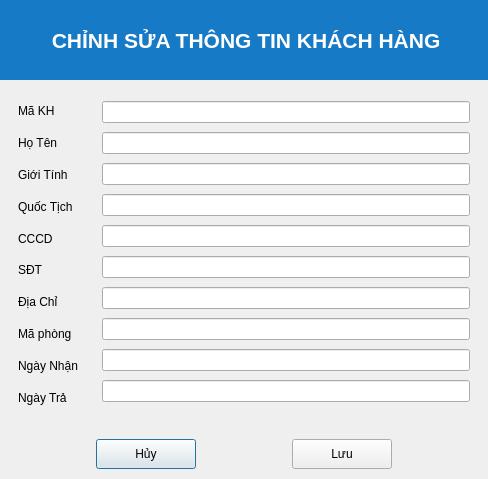
<?xml version="1.0" encoding="UTF-8"?>
<ui version="4.0">
 <class>Dialog</class>
 <widget class="QDialog" name="Dialog">
  <property name="geometry">
   <rect>
    <x>0</x>
    <y>0</y>
    <width>488</width>
    <height>479</height>
   </rect>
  </property>
  <property name="windowTitle">
   <string>Dialog</string>
  </property>
  <layout class="QVBoxLayout" name="verticalLayout">
   <property name="spacing">
    <number>0</number>
   </property>
   <property name="leftMargin">
    <number>0</number>
   </property>
   <property name="topMargin">
    <number>0</number>
   </property>
   <property name="rightMargin">
    <number>0</number>
   </property>
   <property name="bottomMargin">
    <number>0</number>
   </property>
   <item>
    <widget class="QWidget" name="widget" native="true">
     <property name="minimumSize">
      <size>
       <width>0</width>
       <height>80</height>
      </size>
     </property>
     <property name="maximumSize">
      <size>
       <width>16777215</width>
       <height>80</height>
      </size>
     </property>
     <layout class="QGridLayout" name="gridLayout">
      <property name="leftMargin">
       <number>0</number>
      </property>
      <property name="topMargin">
       <number>0</number>
      </property>
      <property name="rightMargin">
       <number>0</number>
      </property>
      <property name="bottomMargin">
       <number>0</number>
      </property>
      <property name="spacing">
       <number>0</number>
      </property>
      <item row="0" column="0">
       <widget class="QWidget" name="widget_6" native="true">
        <property name="minimumSize">
         <size>
          <width>0</width>
          <height>60</height>
         </size>
        </property>
        <property name="maximumSize">
         <size>
          <width>16777215</width>
          <height>100</height>
         </size>
        </property>
        <property name="styleSheet">
         <string notr="true">QWidget {
    background-color: #177ac6;  /* Màu nền xanh */
}
</string>
        </property>
        <layout class="QHBoxLayout" name="horizontalLayout_3">
         <property name="spacing">
          <number>0</number>
         </property>
         <property name="leftMargin">
          <number>0</number>
         </property>
         <property name="topMargin">
          <number>0</number>
         </property>
         <property name="rightMargin">
          <number>0</number>
         </property>
         <property name="bottomMargin">
          <number>0</number>
         </property>
         <item>
          <spacer name="horizontalSpacer_6">
           <property name="orientation">
            <enum>Qt::Horizontal</enum>
           </property>
           <property name="sizeHint" stdset="0">
            <size>
             <width>90</width>
             <height>20</height>
            </size>
           </property>
          </spacer>
         </item>
         <item>
          <widget class="QLabel" name="label_2">
           <property name="font">
            <font>
             <family>Segoe UI</family>
             <pointsize>16</pointsize>
             <weight>75</weight>
             <bold>true</bold>
            </font>
           </property>
           <property name="styleSheet">
            <string notr="true">QLabel {
    color: white;  /* Màu chữ trắng */
}
</string>
           </property>
           <property name="text">
            <string> CHỈNH SỬA THÔNG TIN KHÁCH HÀNG</string>
           </property>
          </widget>
         </item>
         <item>
          <spacer name="horizontalSpacer_7">
           <property name="orientation">
            <enum>Qt::Horizontal</enum>
           </property>
           <property name="sizeHint" stdset="0">
            <size>
             <width>91</width>
             <height>20</height>
            </size>
           </property>
          </spacer>
         </item>
        </layout>
       </widget>
      </item>
     </layout>
    </widget>
   </item>
   <item>
    <widget class="QWidget" name="widget_2" native="true">
     <layout class="QHBoxLayout" name="horizontalLayout">
      <item>
       <widget class="QWidget" name="widget_4" native="true">
        <layout class="QVBoxLayout" name="verticalLayout_2">
         <item>
          <widget class="QLabel" name="label_6">
           <property name="text">
            <string>Mã KH</string>
           </property>
          </widget>
         </item>
         <item>
          <widget class="QLabel" name="label">
           <property name="text">
            <string>Họ Tên</string>
           </property>
          </widget>
         </item>
         <item>
          <widget class="QLabel" name="label_10">
           <property name="text">
            <string>Giới Tính</string>
           </property>
          </widget>
         </item>
         <item>
          <widget class="QLabel" name="label_3">
           <property name="text">
            <string>Quốc Tịch</string>
           </property>
          </widget>
         </item>
         <item>
          <widget class="QLabel" name="label_4">
           <property name="text">
            <string>CCCD</string>
           </property>
          </widget>
         </item>
         <item>
          <widget class="QLabel" name="label_9">
           <property name="text">
            <string>SĐT</string>
           </property>
          </widget>
         </item>
         <item>
          <widget class="QLabel" name="label_7">
           <property name="text">
            <string>Địa Chỉ</string>
           </property>
          </widget>
         </item>
         <item>
          <widget class="QLabel" name="label_11">
           <property name="text">
            <string>Mã phòng</string>
           </property>
          </widget>
         </item>
         <item>
          <widget class="QLabel" name="label_8">
           <property name="text">
            <string>Ngày Nhận</string>
           </property>
          </widget>
         </item>
         <item>
          <widget class="QLabel" name="label_5">
           <property name="text">
            <string>Ngày Trả</string>
           </property>
          </widget>
         </item>
        </layout>
       </widget>
      </item>
      <item>
       <widget class="QWidget" name="widget_5" native="true">
        <layout class="QVBoxLayout" name="verticalLayout_3">
         <item>
          <widget class="QLineEdit" name="lineEdit_9"/>
         </item>
         <item>
          <widget class="QLineEdit" name="lineEdit"/>
         </item>
         <item>
          <widget class="QLineEdit" name="lineEdit_5"/>
         </item>
         <item>
          <widget class="QLineEdit" name="lineEdit_10"/>
         </item>
         <item>
          <widget class="QLineEdit" name="lineEdit_8"/>
         </item>
         <item>
          <widget class="QLineEdit" name="lineEdit_2"/>
         </item>
         <item>
          <widget class="QLineEdit" name="lineEdit_3"/>
         </item>
         <item>
          <widget class="QLineEdit" name="lineEdit_4"/>
         </item>
         <item>
          <widget class="QLineEdit" name="lineEdit_7"/>
         </item>
         <item>
          <widget class="QLineEdit" name="lineEdit_6"/>
         </item>
        </layout>
       </widget>
      </item>
     </layout>
    </widget>
   </item>
   <item>
    <widget class="QWidget" name="widget_3" native="true">
     <property name="maximumSize">
      <size>
       <width>16777215</width>
       <height>50</height>
      </size>
     </property>
     <layout class="QHBoxLayout" name="horizontalLayout_2">
      <property name="spacing">
       <number>0</number>
      </property>
      <property name="leftMargin">
       <number>0</number>
      </property>
      <property name="topMargin">
       <number>0</number>
      </property>
      <property name="rightMargin">
       <number>0</number>
      </property>
      <property name="bottomMargin">
       <number>0</number>
      </property>
      <item>
       <spacer name="horizontalSpacer">
        <property name="orientation">
         <enum>Qt::Horizontal</enum>
        </property>
        <property name="sizeHint" stdset="0">
         <size>
          <width>93</width>
          <height>20</height>
         </size>
        </property>
       </spacer>
      </item>
      <item>
       <widget class="QPushButton" name="pushButton">
        <property name="minimumSize">
         <size>
          <width>100</width>
          <height>30</height>
         </size>
        </property>
        <property name="text">
         <string>Hủy</string>
        </property>
       </widget>
      </item>
      <item>
       <spacer name="horizontalSpacer_2">
        <property name="orientation">
         <enum>Qt::Horizontal</enum>
        </property>
        <property name="sizeHint" stdset="0">
         <size>
          <width>93</width>
          <height>20</height>
         </size>
        </property>
       </spacer>
      </item>
      <item>
       <widget class="QPushButton" name="pushButton_2">
        <property name="minimumSize">
         <size>
          <width>100</width>
          <height>30</height>
         </size>
        </property>
        <property name="text">
         <string>Lưu</string>
        </property>
       </widget>
      </item>
      <item>
       <spacer name="horizontalSpacer_3">
        <property name="orientation">
         <enum>Qt::Horizontal</enum>
        </property>
        <property name="sizeHint" stdset="0">
         <size>
          <width>93</width>
          <height>20</height>
         </size>
        </property>
       </spacer>
      </item>
     </layout>
    </widget>
   </item>
  </layout>
 </widget>
 <resources/>
 <connections/>
</ui>
